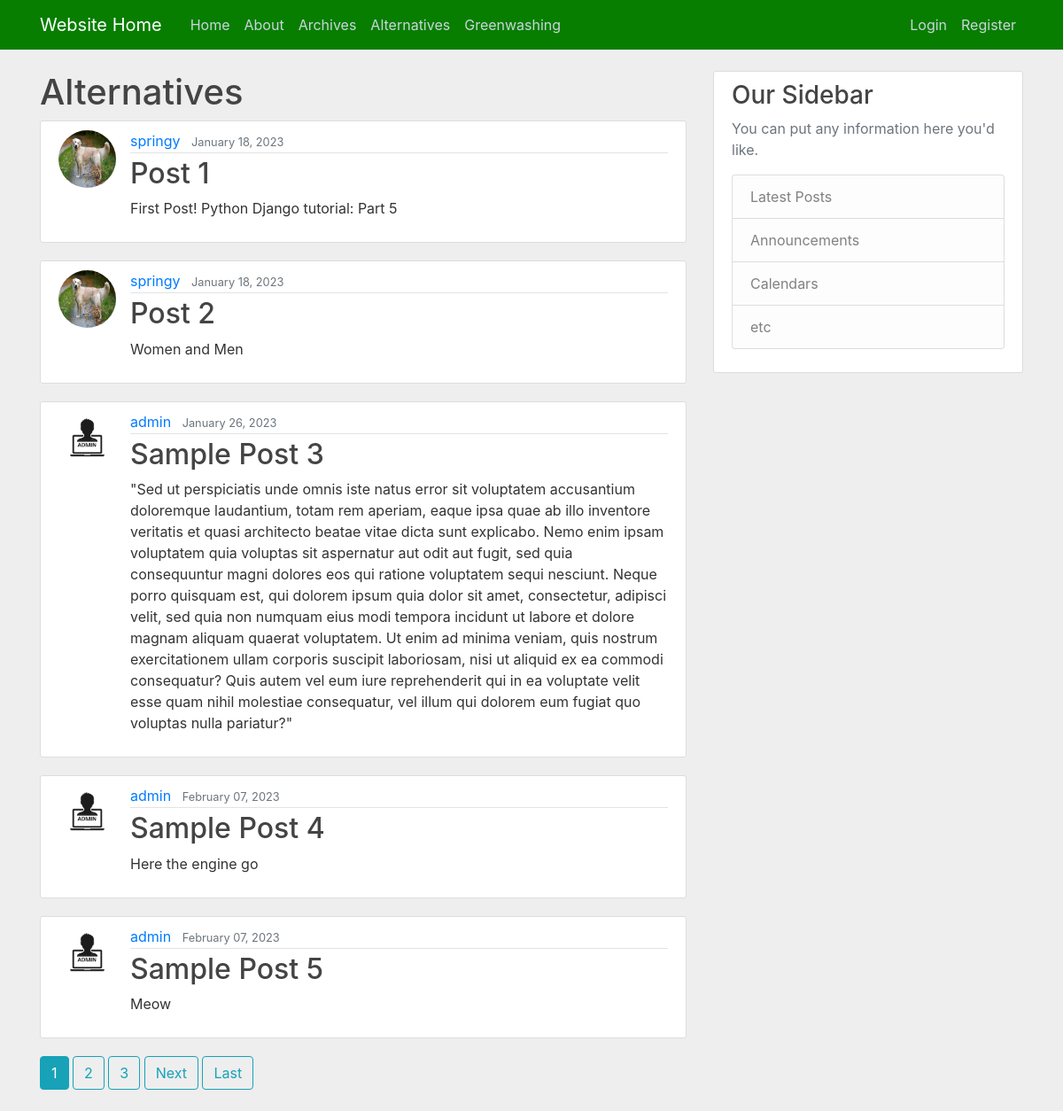
The page / on the database its author committed.
### website/models.py (models this page shows)
class Posts(models.Model):
    title = models.CharField(max_length=100)
    content = models.TextField()
    date_posted = models.DateTimeField(default=timezone.now)
    author = models.ForeignKey(User, on_delete=models.CASCADE)

### users/models.py (models this page shows, shortened)
class Profile(models.Model):
    user = models.OneToOneField(User, on_delete=models.CASCADE)
    image = models.ImageField(default='default.jpg', upload_to='profile_pics')

### website/views.py (the view)
# urls.py: path('', PostListView.as_view(), name='website-home'),
class PostListView(ListView):
    model = Posts
    template_name = 'website/alternatives.html' #<app>/<model>_<viewtype>.html
    context_object_name = 'posts'
    ordering = ['date_posted']
    paginate_by = 5

### website/templates/website/alternatives.html (shortened to what this page needs)
{% extends "website/base.html" %}
{% block content %}
<h1>Alternatives</h1>
    {% for posts in posts %}
    <article class="media content-section">
       <img class="rounded-circle article-img" src="{{ posts.author.profile.image.url }}">
    <div class="media-body">
        <div class="article-metadata">
        <a class="mr-2" href="{% url 'user-posts' posts.author.username %}">{{ posts.author }}</a>
        <small class="text-muted">{{ posts.date_posted|date:"F d, Y" }}</small>
        </div>
        <h2><a class="article-title" href="{% url 'post-detail' posts.id %}">{{ posts.title }}</a></h2>
        <p class="article-content">{{ posts.content }}</p>
    </div>
    </article>
    {% endfor %}
    {% if is_paginated %}
      {% for num in page_obj.paginator.page_range %}
        {% if page_obj.number == num %}
          <a class="btn btn-info mb-4" href="?page={{ num }}">{{ num }}</a>
        {% elif num > page_obj.number|add:'-3' and num < page_obj.number|add:'3' %}
          <a class="btn btn-outline-info mb-4" href="?page={{ num }}">{{ num }}</a>
        {% endif %}
      {% endfor %}
      {% if page_obj.has_next %}
        <a class="btn btn-outline-info mb-4" href="?page={{ page_obj.next_page_number }}">Next</a>
        <a class="btn btn-outline-info mb-4" href="?page={{ page_obj.paginator.num_pages }}">Last</a>
      {% endif %}
    {% endif %}
{% endblock content %}

### website/static/website/main.css (style rules this page uses)
body { background: #eeeeee; color: #333333; margin-top: 5rem; }
h1, h2, h3, h4, h5, h6 { color: #444444; }
.content-section { background: #ffffff; padding: 10px 20px; border: 1px solid #dddddd; border-radius: 3px; margin-bottom: 20px; }
.article-title { color: #444444; }
.article-content { white-space: pre-line; }
.article-img { height: 65px; width: 65px; margin-right: 16px; }
.article-metadata { padding-bottom: 1px; margin-bottom: 4px; border-bottom: 1px solid #e3e3e3 }

### rows shown on the page
Posts: author.profile.image (picture), author "springy", date_posted "January 18, 2023", title "Post 1", content "First Post! Python Django tutorial: Part 5"
Posts: author.profile.image (picture), author "springy", date_posted "January 18, 2023", title "Post 2", content "Women and Men"
Posts: author.profile.image (picture), author "admin", date_posted "January 26, 2023", title "Sample Post 3", content "\"Sed ut perspiciatis unde omnis iste natus error sit voluptatem accusantium doloremque laudantium, totam rem aperiam, eaque ipsa quae ab illo inventore veritatis et quasi architecto beatae vitae dicta sunt explicabo. Nemo enim ipsam voluptatem quia voluptas sit aspernatur aut odit aut fugit, sed quia consequuntur magni dolores eos qui ratione voluptatem sequi nesciunt. Neque porro quisquam est, qui dolorem ipsum quia dolor sit amet, consectetur, adipisci velit, sed quia non numquam eius modi tempora incidunt ut labore et dolore magnam aliquam quaerat voluptatem. Ut enim ad minima veniam, quis nostrum exercitationem ullam corporis suscipit laboriosam, nisi ut aliquid ex ea commodi…"
Posts: author.profile.image (picture), author "admin", date_posted "February 07, 2023", title "Sample Post 4", content "Here the engine go"
Posts: author.profile.image (picture), author "admin", date_posted "February 07, 2023", title "Sample Post 5", content "Meow"

### other values the page prints
{{ num }} "1"
{{ num }} "2" "3"
